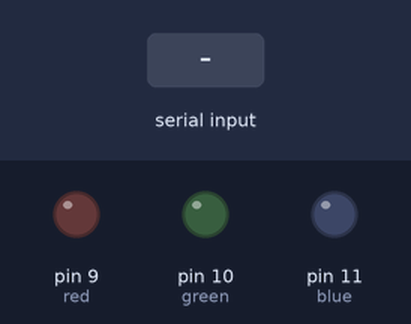
The sketch below on a simulated Arduino Mega 2560, built with avr-gcc and run on an emulated ATmega2560. Shown: output pins drawn as LEDs (lit = HIGH). The inputs (shaded band) are chosen by the test bench.

Above: at 1.2 s.
1.3 s: "1" received over the second serial link
At 2.1 s:
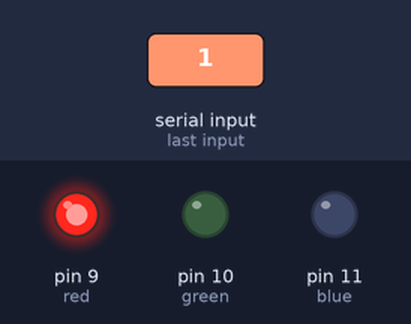
2.8 s: "2" received over the second serial link
At 3.3 s:
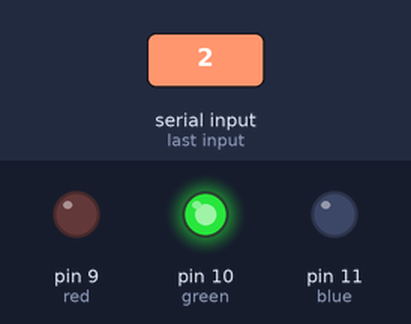
4.3 s: "3" received over the second serial link
At 5.5 s:
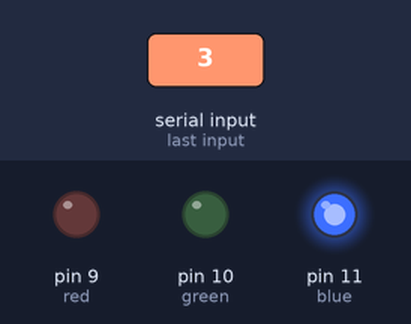
5.8 s: "0" received over the second serial link
At 6.8 s:
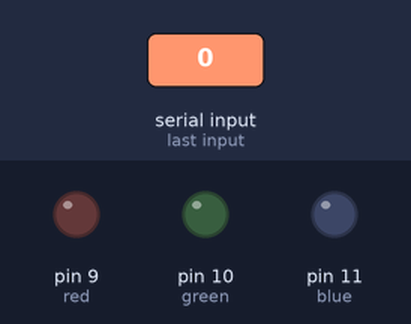
Timing chart, 0 to 8.3 s (numbered marks = the images above; inputs shaded):
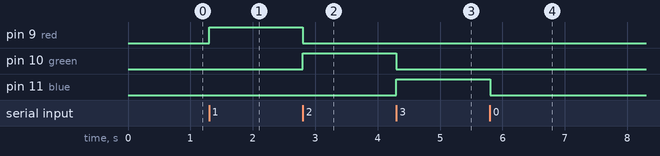

Measured:
- after the input at 1.3 s, pin 9 (red): LOW → HIGH at once
- after the input at 2.8 s, pin 9 (red): HIGH → LOW at once; pin 10 (green): LOW → HIGH at once
- after the input at 4.3 s, pin 10 (green): HIGH → LOW at once; pin 11 (blue): LOW → HIGH at once
- after the input at 5.8 s, pin 11 (blue): HIGH → LOW at once

The sketch:

bluetooth.ino
```cpp
#include <SoftwareSerial.h>

//int TxPin = 15;
//int RxPin= 14;


int red =9;
int green =10;
int blue = 11;
//SoftwareSerial BTSerial(TxPin, RxPin);

void setup() {

Serial.begin(9600); // PC연결
Serial1.begin(9600);
//BTSerial.begin(9600);
pinMode(red,OUTPUT);
pinMode(green,OUTPUT);
pinMode(blue,OUTPUT);


}

void loop() {
  if(Serial1.available()){

    char cmd=(char)Serial1.read();
    if(cmd =='1'){
      digitalWrite(red,HIGH);
       digitalWrite(green,LOW);
        digitalWrite(blue,LOW);
    } else if(cmd =='2'){

      digitalWrite(red,LOW);
       digitalWrite(green,HIGH);
        digitalWrite(blue,LOW);
    }
    else if(cmd =='3'){

      digitalWrite(red,LOW);
       digitalWrite(green,LOW);
        digitalWrite(blue,HIGH);
    }
    else if(cmd =='0'){

      digitalWrite(red,LOW);
       digitalWrite(green,LOW);
        digitalWrite(blue,LOW);


    }
  }

}
```
